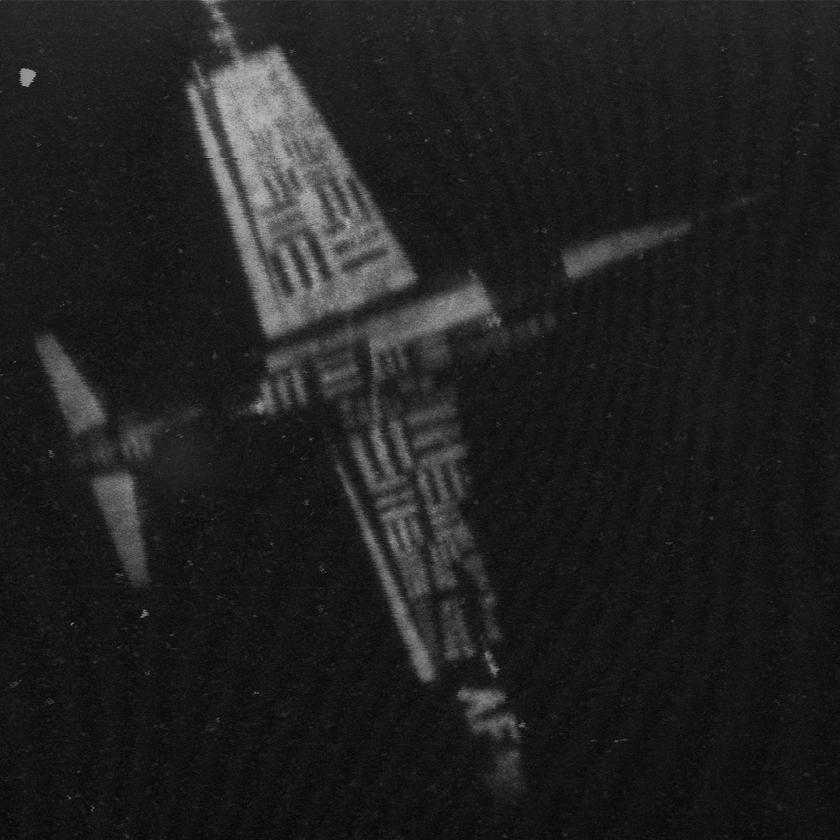
#> input picture misc/7.2.01.tiff, 840 x 840 px, shrunk from 1024 x 1024 before the run, found by its file name
$ python lab-2-b-hist-adjust.py
#> lines starting #> are read from the running program, lines starting #| are printed output that depends on the picture
import numpy as np
import skimage.io as io
import skimage.exposure as ex
import matplotlib.pyplot as plt

img01= io.imread('C:\\Users\\kamel\\Music\\misc\\7.2.01.tiff')
#> img01 is the input picture: shape (840, 840); min 5, max 190, mean 32.5

plt.subplot(2,2,1)
plt.axis('off')
plt.title('Original Image')
plt.imshow(img01,cmap='gray')

img02= ex.adjust_gamma(img01,0.5)
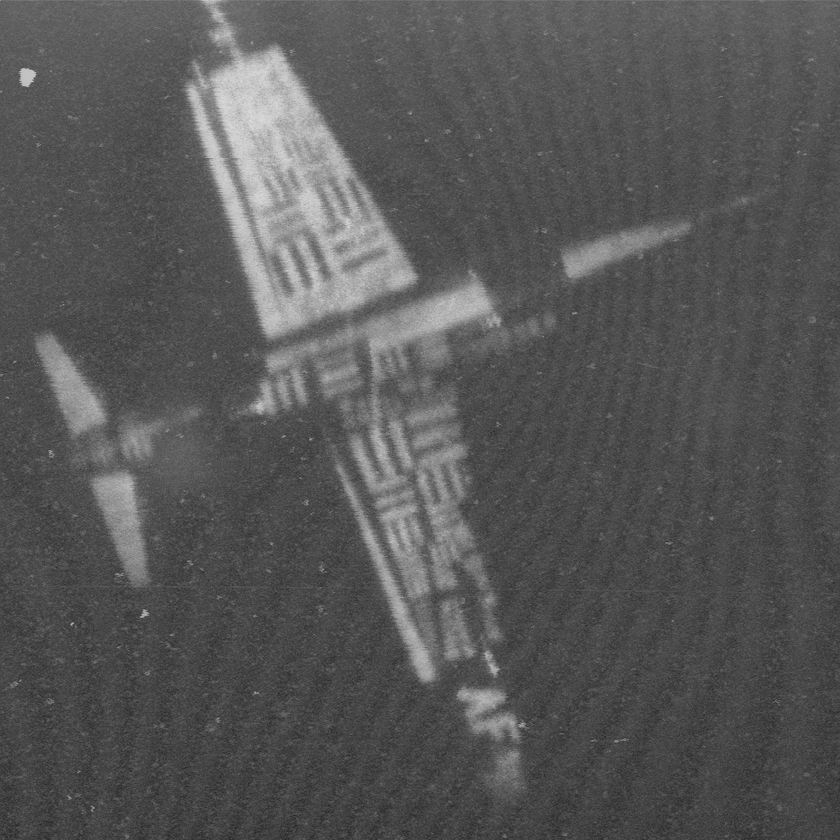
#> img02: shape (840, 840); min 36, max 220, mean 86.8

plt.subplot(2,2,2)
plt.axis('off')
plt.title('Adjusted Image')
plt.imshow(img02,cmap='gray')

plt.subplot(2,2,3)
plt.title('Adjusted Image Histogram')
plt.hist(img02.flatten(), bins=256)

plt.show()
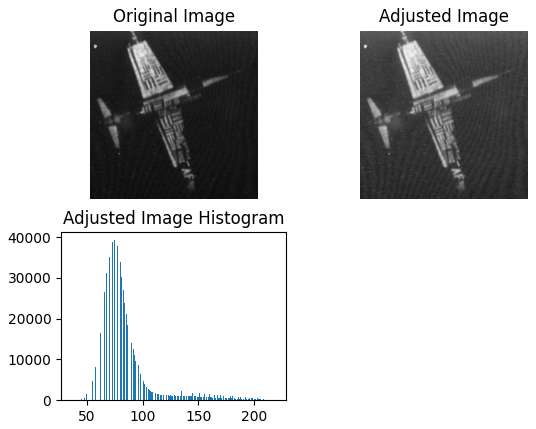
#> figure drawn by matplotlib, 3 panels; panel 3: tallest bar 39249 high, from x = 74.81 to 75.53

$ run again, with misc/4.1.03.tiff copied over misc/7.2.01.tiff
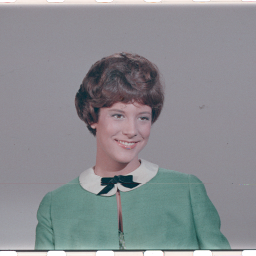
#> input picture misc/4.1.03.tiff, 256 x 256 px, found by its file name
#> img01 is the input picture: shape (256, 256, 3); mean R, G, B 137.6, 140, 144
#> `img02= ex.adjust_gamma(img01,0.5)`:
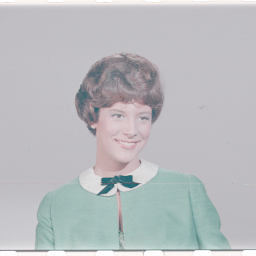
#> img02: shape (256, 256, 3); mean R, G, B 185.7, 187.8, 190.6
#> `plt.show()`:
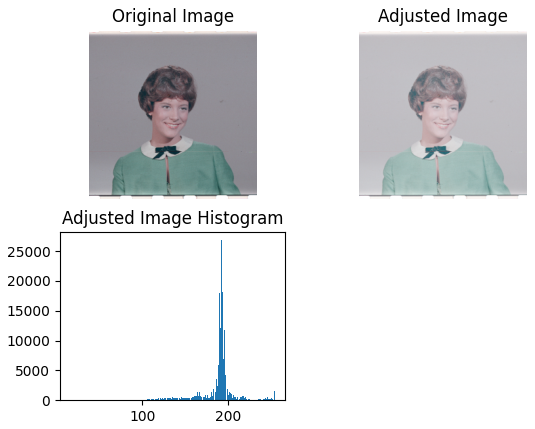
#> figure drawn by matplotlib, 3 panels; panel 3: tallest bar 26837 high, from x = 191.5 to 192.4
